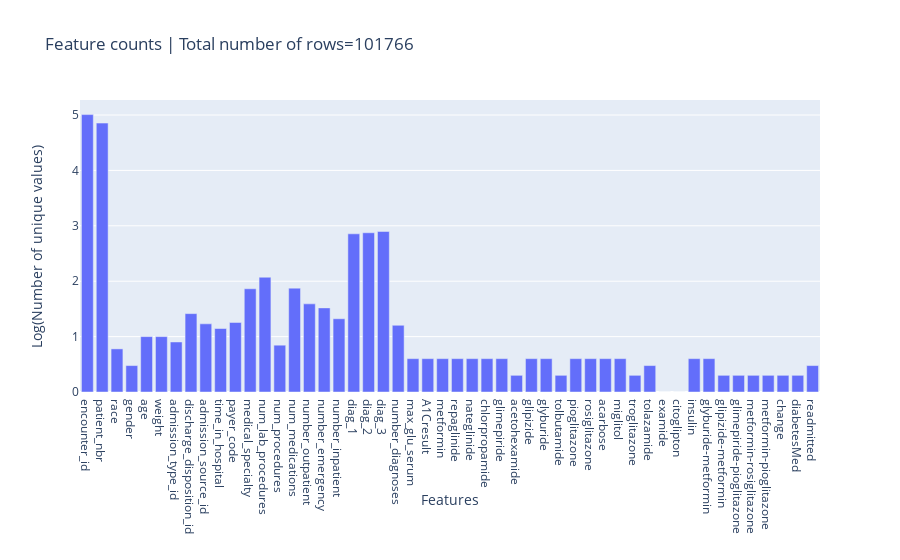
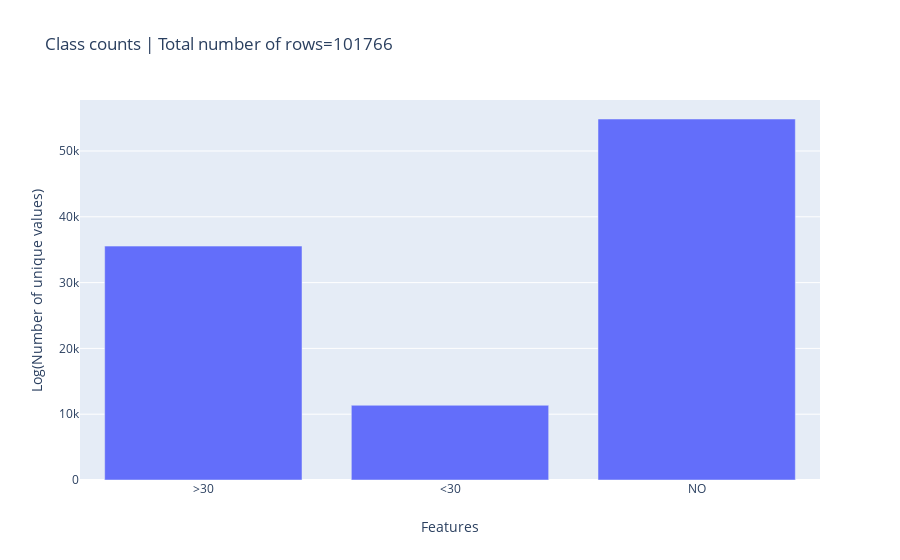
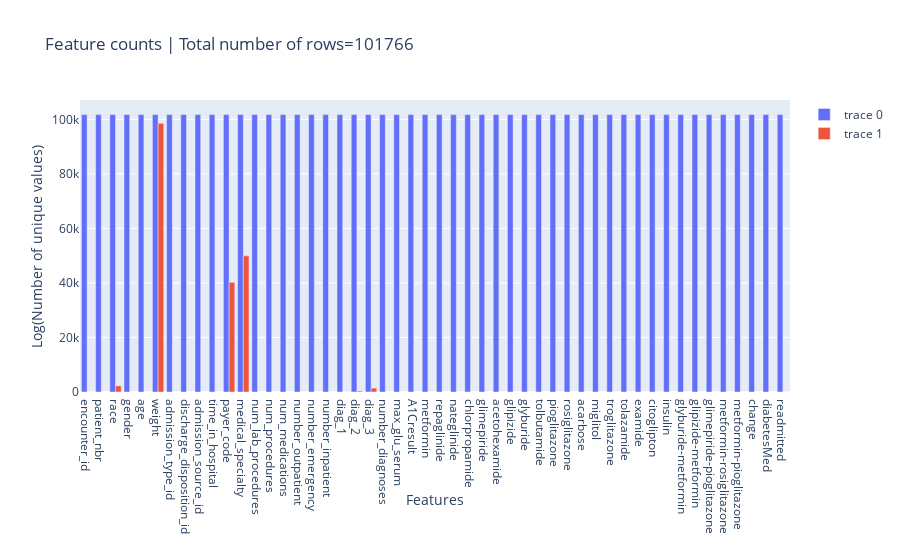

Notebook source saved alongside these figures, in order:
### Code cell
EDA = ExploratoryDataAnalysis(data)
EDA.plot_class_counts()
EDA.plot_class_count()
EDA.plot_missing_count()

### Figure 1 — Plotly figure (JSON) as saved in the notebook; plotly's stock layout.template omitted (floating-point values rounded to 4 significant figures)
{"data": [{"type": "bar", "x": ["encounter_id", "patient_nbr", "race", "gender", "age", "weight", "admission_type_id", "discharge_disposition_id", "admission_source_id", "time_in_hospital", "payer_code", "medical_specialty", "num_lab_procedures", "num_procedures", "num_medications", "number_outpatient", "number_emergency", "number_inpatient", "diag_1", "diag_2", "diag_3", "number_diagnoses", "max_glu_serum", "A1Cresult", "metformin", "repaglinide", "nateglinide", "chlorpropamide", "glimepiride", "acetohexamide", "glipizide", "glyburide", "tolbutamide", "pioglitazone", "rosiglitazone", "acarbose", "miglitol", "troglitazone", "tolazamide", "examide", "citoglipton", "insulin", "glyburide-metformin", "glipizide-metformin", "glimepiride-pioglitazone", "metformin-rosiglitazone", "metformin-pioglitazone", "change", "diabetesMed", "readmitted"], "y": [5.008, 4.854, 0.7782, 0.4771, 1, 1, 0.9031, 1.415, 1.23, 1.146, 1.255, 1.863, 2.072, 0.8451, 1.875, 1.591, 1.519, 1.322, 2.856, 2.874, 2.898, 1.204, 0.6021, 0.6021, 0.6021, 0.6021, 0.6021, 0.6021, 0.6021, 0.301, 0.6021, 0.6021, 0.301, 0.6021, 0.6021, 0.6021, 0.6021, 0.301, 0.4771, 0, 0, 0.6021, 0.6021, 0.301, 0.301, 0.301, 0.301, 0.301, 0.301, 0.4771]}], "layout": {"title": {"text": "Feature counts | Total number of rows=101766"}, "xaxis": {"title": {"text": "Features"}}, "yaxis": {"title": {"text": "Log(Number of unique values)"}}}}

### Figure 2 — Plotly figure (JSON) as saved in the notebook; plotly's stock layout.template omitted (floating-point values rounded to 4 significant figures)
{"data": [{"type": "bar", "x": [">30", "<30", "NO"], "y": [35545, 11357, 54864]}], "layout": {"title": {"text": "Class counts | Total number of rows=101766"}, "xaxis": {"title": {"text": "Features"}}, "yaxis": {"title": {"text": "Log(Number of unique values)"}}}}

### Figure 3 — Plotly figure (JSON) as saved in the notebook; plotly's stock layout.template omitted (floating-point values rounded to 4 significant figures)
{"data": [{"type": "bar", "x": ["encounter_id", "patient_nbr", "race", "gender", "age", "weight", "admission_type_id", "discharge_disposition_id", "admission_source_id", "time_in_hospital", "payer_code", "medical_specialty", "num_lab_procedures", "num_procedures", "num_medications", "number_outpatient", "number_emergency", "number_inpatient", "diag_1", "diag_2", "diag_3", "number_diagnoses", "max_glu_serum", "A1Cresult", "metformin", "repaglinide", "nateglinide", "chlorpropamide", "glimepiride", "acetohexamide", "glipizide", "glyburide", "tolbutamide", "pioglitazone", "rosiglitazone", "acarbose", "miglitol", "troglitazone", "tolazamide", "examide", "citoglipton", "insulin", "glyburide-metformin", "glipizide-metformin", "glimepiride-pioglitazone", "metformin-rosiglitazone", "metformin-pioglitazone", "change", "diabetesMed", "readmitted"], "y": [101766, 101766, 101766, 101766, 101766, 101766, 101766, 101766, 101766, 101766, 101766, 101766, 101766, 101766, 101766, 101766, 101766, 101766, 101766, 101766, 101766, 101766, 101766, 101766, 101766, 101766, 101766, 101766, 101766, 101766, 101766, 101766, 101766, 101766, 101766, 101766, 101766, 101766, 101766, 101766, 101766, 101766, 101766, 101766, 101766, 101766, 101766, 101766, 101766, 101766]}, {"type": "bar", "x": ["encounter_id", "patient_nbr", "race", "gender", "age", "weight", "admission_type_id", "discharge_disposition_id", "admission_source_id", "time_in_hospital", "payer_code", "medical_specialty", "num_lab_procedures", "num_procedures", "num_medications", "number_outpatient", "number_emergency", "number_inpatient", "diag_1", "diag_2", "diag_3", "number_diagnoses", "max_glu_serum", "A1Cresult", "metformin", "repaglinide", "nateglinide", "chlorpropamide", "glimepiride", "acetohexamide", "glipizide", "glyburide", "tolbutamide", "pioglitazone", "rosiglitazone", "acarbose", "miglitol", "troglitazone", "tolazamide", "examide", "citoglipton", "insulin", "glyburide-metformin", "glipizide-metformin", "glimepiride-pioglitazone", "metformin-rosiglitazone", "metformin-pioglitazone", "change", "diabetesMed", "readmitted"], "y": [0, 0, 2273, 0, 0, 98569, 0, 0, 0, 0, 40256, 49949, 0, 0, 0, 0, 0, 0, 21, 358, 1423, 0, 0, 0, 0, 0, 0, 0, 0, 0, 0, 0, 0, 0, 0, 0, 0, 0, 0, 0, 0, 0, 0, 0, 0, 0, 0, 0, 0, 0]}], "layout": {"title": {"text": "Feature counts | Total number of rows=101766"}, "xaxis": {"title": {"text": "Features"}}, "yaxis": {"title": {"text": "Log(Number of unique values)"}}}}
